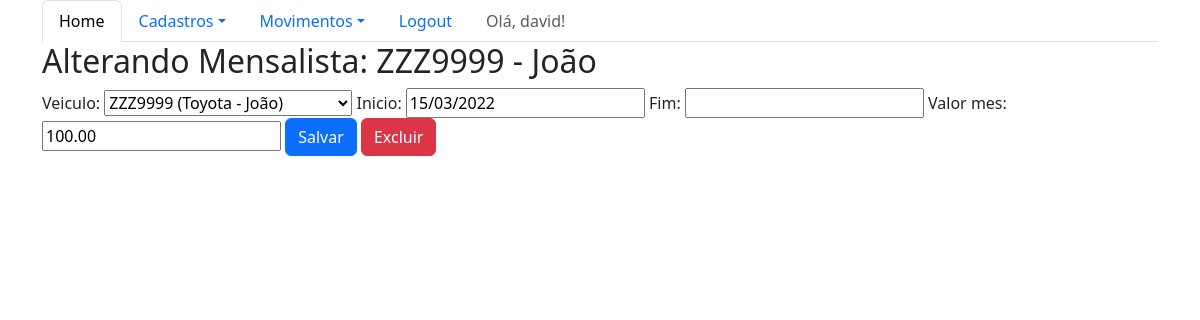
The page /sistema/mensalistaupdate/3/ (signed in) on the database as committed earlier.
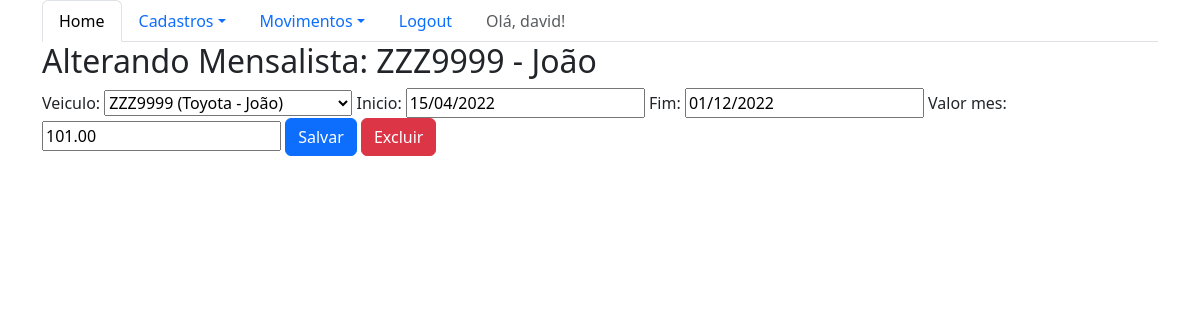
The same page on the database as committed later.
### core/models.py (models this page shows, shortened)
class Mensalista(models.Model):
    veiculo = models.ForeignKey(Veiculo, on_delete=models.CASCADE)
    inicio = models.DateField()
    fim = models.DateField(auto_now=False, null=True, blank=True)
    valor_mes = models.DecimalField(max_digits=6, decimal_places=2)
    def __str__(self):
        return f'{self.veiculo.placa} - {self.veiculo.proprietario.nome}'

class Veiculo(models.Model):
    placa = models.CharField(max_length=7)
    marca = models.ForeignKey(Marca,blank=True,null=True, on_delete=models.CASCADE)
    proprietario = models.ForeignKey(Pessoa,on_delete=models.CASCADE)
    cor = models.CharField(max_length=15, blank=True, null=True)
    observacoes = models.TextField(blank=True, null=True)
    def __str__(self):
        return self.placa + ' (' + self.marca.nome + ' - ' + self.proprietario.nome + ')'

class Pessoa(models.Model):
    nome = models.CharField(max_length=100)
    endereco = models.CharField(max_length=200,blank=True,null=True)
    telefone = models.CharField(max_length=20,blank=True,null=True)

### core/views.py (the view)
# urls.py: re_path(r'^mensalistaupdate/(?P<id>\d+)/$', mensalista_update, name='core_mensalista_update'),
@login_required
def mensalista_update(request, id):
    data = {}
    mensalista = Mensalista.objects.get(id=id)
    form = MensalistaForm( request.POST or None, instance=mensalista)
    data['mensalista'] = mensalista
    data['form'] = form
    if request.method == 'POST':
        if form.is_valid():
            form.save()
            return redirect('core_lista_mensalistas')
    else:
        return render(request, 'core/update_mensalista.html', data)

### core/forms.py
class MensalistaForm(ModelForm):
    class Meta:
        model = Mensalista
        fields = '__all__'

### core/templates/core/update_mensalista.html (shortened to what this page needs)
{% extends 'logado.html' %}
{% load bootstrap %}
{% block main %}
<div class="row">
    <div class="col">
        <h2>Alterando Mensalista: {{mensalista}}</h2>
        <form action="{% url 'core_mensalista_update' mensalista.id %}" method="POST">
          {{form|bootstrap}}
          <button type="submit" class="btn btn-primary">Salvar</button>
          <a href="{% url 'core_mensalista_delete' mensalista.id %}" class="btn btn-danger">Excluir</a>
        </form>
    </div>
</div>
{% endblock %}

Rows that differ between the two databases and show on the page:
changed Mensalista "ZZZ9999 (Toyota - João)": inicio "15/03/2022" → "15/04/2022"; fim (not shown) → "01/12/2022"; valor_mes "100.00" → "101.00"
